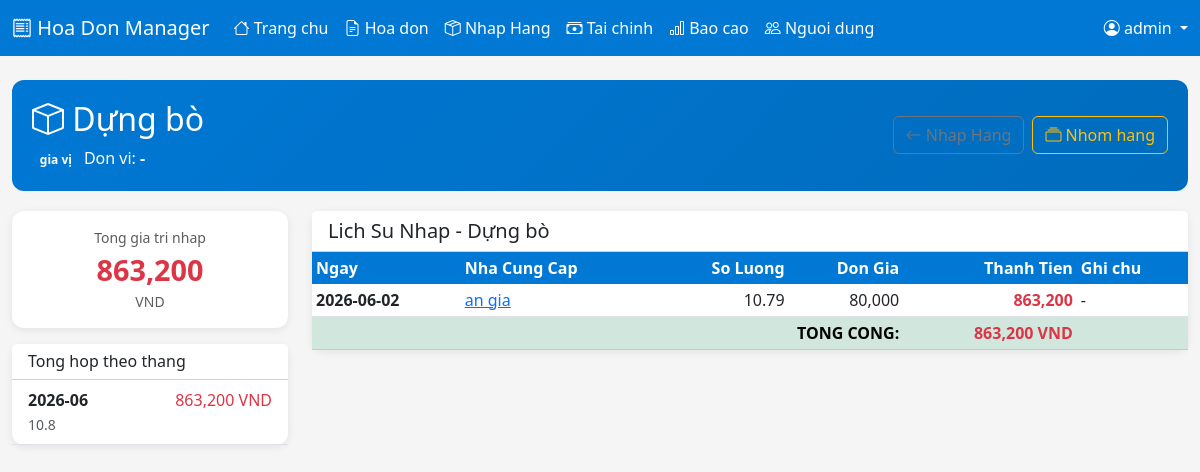
/import/material/1 (signed in), run on the app's committed database.
### tables this page shows
CREATE TABLE imports (
            id INTEGER PRIMARY KEY AUTOINCREMENT,
            date TEXT NOT NULL,
            material_id INTEGER,
            supplier_id INTEGER,
            quantity REAL DEFAULT 0,
            unit_price REAL DEFAULT 0,
            total_price REAL DEFAULT 0,
            notes TEXT,
            created_by TEXT,
            created_at TIMESTAMP DEFAULT CURRENT_TIMESTAMP,
            FOREIGN KEY (material_id) REFERENCES materials(id),
            FOREIGN KEY (supplier_id) REFERENCES suppliers(id)
        );

CREATE TABLE materials (
            id INTEGER PRIMARY KEY AUTOINCREMENT,
            name TEXT NOT NULL,
            unit TEXT DEFAULT '',
            group_id INTEGER,
            created_at TIMESTAMP DEFAULT CURRENT_TIMESTAMP,
            FOREIGN KEY (group_id) REFERENCES material_groups(id)
        );

CREATE TABLE material_groups (
            id INTEGER PRIMARY KEY AUTOINCREMENT,
            name TEXT NOT NULL,
            color TEXT DEFAULT '',
            sort_order INTEGER DEFAULT 0,
            created_at TIMESTAMP DEFAULT CURRENT_TIMESTAMP
        );

CREATE TABLE suppliers (
            id INTEGER PRIMARY KEY AUTOINCREMENT,
            name TEXT NOT NULL,
            phone TEXT,
            address TEXT,
            notes TEXT,
            created_at TIMESTAMP DEFAULT CURRENT_TIMESTAMP
        );

### app.py (the view)
@app.route('/import/material/<int:material_id>')
@login_required
def material_detail(material_id):
    conn = get_db()
    c = conn.cursor()
    c.execute('''SELECT m.*, g.name as group_name, g.color as group_color
        FROM materials m LEFT JOIN material_groups g ON m.group_id = g.id
        WHERE m.id = ?''', (material_id,))
    material = c.fetchone()
    if not material:
        flash('Khong tim thay nguyen lieu!', 'danger')
        return redirect(url_for('materials_page'))
    c.execute('''SELECT i.date, s.name as supplier_name, i.quantity,
        i.unit_price, i.total_price, i.notes, i.id
        FROM imports i
        LEFT JOIN suppliers s ON i.supplier_id = s.id
        WHERE i.material_id = ?
        ORDER BY i.date DESC, i.id DESC''',
        (material_id,))
    imports = c.fetchall()
    total_import = sum(float(i['total_price'] or 0) for i in imports)
    monthly = {}
    for imp in imports:
        m = imp['date'][:7]
        if m not in monthly:
            monthly[m] = {'qty': 0, 'amount': 0}
        monthly[m]['qty'] += float(imp['quantity'] or 0)
        monthly[m]['amount'] += float(imp['total_price'] or 0)
    conn.close()
    return render_template('material_detail.html',
        material=material, imports=imports,
        total_import=total_import, monthly=monthly)

### app.py (called while the page is built, shortened)
def get_db():
    if USE_PG:
        import psycopg2
        conn = psycopg2.connect(os.environ['DATABASE_URL'])
    else:
        conn = sqlite3.connect(DATABASE)
        conn.row_factory = sqlite3.Row
    class Wrapper:
        def __init__(self, conn, use_pg):
            self._conn = conn
            self._use_pg = use_pg
        def cursor(self):
            return HybridCursor(self._conn.cursor(), self._use_pg)
        def close(self):
            self._conn.close()
    return Wrapper(conn, USE_PG)

def login_required(f):
    @wraps(f)
    def decorated(*args, **kwargs):
        if 'user_id' not in session:
            return redirect(url_for('login'))
        return f(*args, **kwargs)
    return decorated

@app.context_processor
def inject_user():
    if 'user_id' not in session:
        return {'notif_count': 0}
    conn = get_db()
    c = conn.cursor()
    c.execute('SELECT COUNT(*) FROM notifications WHERE user_id=? AND is_read=0', (session['user_id'],))
    count = c.fetchone()[0]
    conn.close()
    return {'notif_count': count}

@app.before_request
def before():
    pass

    def execute(self, sql, params=None):
        if params is not None:
            if self._use_pg:
                sql = sql.replace('?', '%s')
            self._cursor.execute(sql, params)
        else:
            self._cursor.execute(sql)
        if self._use_pg:
            self._col_names = [desc[0] for desc in self._cursor.description] if self._cursor.description else []
        return self

    def fetchone(self):
        row = self._cursor.fetchone()
        if row is None:
            return None
        return row

    def fetchall(self):
        rows = self._cursor.fetchall()
        return rows

### templates/material_detail.html (shortened to what this page needs)
{% extends "base.html" %}
{% block content %}
<div class="page-header d-flex justify-content-between align-items-center">
    <div>
        <h2><i class="bi bi-box"></i> {{ material.name }}</h2>
        <p class="mb-0">
            {% if material.group_name %}
            <span class="badge" style="background:{{ material.group_color or '#0078D4' }}">{{ material.group_name }}</span>
            {% endif %}
            Don vi: <strong>{{ material.unit or '-' }}</strong>
        </p>
    </div>
    <div class="d-flex gap-2">
        <a href="{{ url_for('import_page') }}" class="btn btn-outline-secondary"><i class="bi bi-arrow-left"></i> Nhap Hang</a>
        <a href="{{ url_for('group_detail', group_id=material.group_id or 0) }}" class="btn btn-outline-warning">
            <i class="bi bi-collection"></i> Nhom hang
        </a>
    </div>
</div>
<div class="row">
    <div class="col-md-3">
        <div class="card text-center mb-3">
            <div class="card-body">
                <div class="text-muted small">Tong gia tri nhap</div>
                <div class="stat-value text-danger">{{ "{:,.0f}".format(total_import) }}</div>
                <div class="small text-muted">VND</div>
            </div>
        </div>
        <div class="card">
            <div class="card-header bg-white"><h6 class="mb-0">Tong hop theo thang</h6></div>
            <div class="card-body p-0">
                {% if monthly %}
                {% for m, data in monthly.items()|sort(reverse=true) %}
                <div class="px-3 py-2 border-bottom">
                    <div class="d-flex justify-content-between">
                        <strong>{{ m }}</strong>
                        <span class="text-danger">{{ "{:,.0f}".format(data.amount) }} VND</span>
                    </div>
                    <small class="text-muted">{{ "{:,.1f}".format(data.qty) }} {{ material.unit }}</small>
                </div>
                {% endfor %}
                {% else %}
                <p class="text-muted text-center p-3 mb-0">Chua co du lieu.</p>
                {% endif %}
            </div>
        </div>
    </div>
    <div class="col-md-9">
        <div class="card">
            <div class="card-header bg-white"><h5 class="mb-0">Lich Su Nhap - {{ material.name }}</h5></div>
            <div class="card-body p-0">
                {% if imports %}
                <div class="table-responsive">
                    <table class="table table-sm table-hover mb-0">
                        <thead>
                            <tr>
                                <th>Ngay</th>
                                <th>Nha Cung Cap</th>
                                <th class="text-end">So Luong</th>
                                <th class="text-end">Don Gia</th>
                                <th class="text-end">Thanh Tien</th>
                                <th>Ghi chu</th>
                            </tr>
                        </thead>
                        <tbody>
                            {% for imp in imports %}
                            <tr>
                                <td><strong>{{ imp.date }}</strong></td>
                                <td>
                                    <a href="{{ url_for('supplier_detail', supplier_id=imp.supplier_id) if imp.supplier_id else '#' }}">
                                        {{ imp.supplier_name or '-' }}
                                    </a>
                                </td>
                                <td class="text-end">{{ "{:,.2f}".format(imp.quantity) }} {{ material.unit }}</td>
                                <td class="text-end">{{ "{:,.0f}".format(imp.unit_price) }}</td>
                                <td class="text-end text-danger fw-bold">{{ "{:,.0f}".format(imp.total_price) }}</td>
                                <td>{{ imp.notes or '-' }}</td>
                            </tr>
                            {% endfor %}
                        </tbody>
                        <tfoot>
                            <tr class="table-success">
                                <td colspan="4" class="text-end"><strong>TONG CONG:</strong></td>
                                <td class="text-end"><strong class="text-danger">{{ "{:,.0f}".format(total_import) }} VND</strong></td>
                                <td></td>
                            </tr>
                        </tfoot>
                    </table>
                </div>
                {% else %}
                <p class="text-muted text-center p-4 mb-0">Chua co phieu nhap nao cho nguyen lieu nay.</p>
                {% endif %}
            </div>
        </div>
    </div>
</div>
{% endblock %}

### templates/base.html (shortened to what this page needs)
<!DOCTYPE html>
<html lang="vi">
<head>
    <link href="https://cdn.jsdelivr.net/npm/bootstrap@5.3.0/dist/css/bootstrap.min.css" rel="stylesheet">
    <link rel="stylesheet" href="https://cdnjs.cloudflare.com/ajax/libs/bootstrap-icons/1.10.0/font/bootstrap-icons.min.css">
</head>
<body>
    {% block nav %}
    <nav class="navbar navbar-expand-lg navbar-dark">
        <div class="container-fluid">
            <a class="navbar-brand" href="{{ url_for('dashboard') }}"><i class="bi bi-receipt"></i> Hoa Don Manager</a>
            <div class="collapse navbar-collapse" id="navbarNav">
                <ul class="navbar-nav me-auto">
                    <li class="nav-item"><a class="nav-link" href="{{ url_for('dashboard') }}"><i class="bi bi-house"></i> Trang chu</a></li>
                    <li class="nav-item"><a class="nav-link" href="{{ url_for('invoices') }}"><i class="bi bi-file-earmark-text"></i> Hoa don</a></li>
                    <li class="nav-item"><a class="nav-link" href="{{ url_for('import_page') }}"><i class="bi bi-box-seam"></i> Nhap Hang</a></li>
                    <li class="nav-item"><a class="nav-link" href="{{ url_for('finance') }}"><i class="bi bi-cash-stack"></i> Tai chinh</a></li>
                    <li class="nav-item"><a class="nav-link" href="{{ url_for('report') }}"><i class="bi bi-bar-chart"></i> Bao cao</a></li>
                    {% if session.role == 'admin' %}
                    <li class="nav-item"><a class="nav-link" href="{{ url_for('users') }}"><i class="bi bi-people"></i> Nguoi dung</a></li>
                    {% endif %}
                </ul>
                <div class="dropdown">
                    <a class="nav-link dropdown-toggle" href="#" role="button" data-bs-toggle="dropdown">
                        <i class="bi bi-person-circle"></i> {{ session.username }}
                    </a>
                </div>
            </div>
        </div>
    </nav>
    {% endblock %}
    <div class="container-fluid py-4">
        {% block content %}{% endblock %}
    </div>
</body>
</html>

### templates/base.html (style rules this page uses)
:root { --primary: #0078D4; --success: #107C10; --danger: #D13438; --warning: #FFC107; }
body { background-color: #f5f5f5; font-family: 'Segoe UI', Tahoma, sans-serif; }
.navbar { background-color: var(--primary) !important; }
.navbar-brand, .nav-link { color: white !important; }
.card { border: none; border-radius: 12px; box-shadow: 0 2px 8px rgba(0,0,0,0.08); }
.table thead th { background-color: var(--primary); color: white; border: none; }
.page-header { background: linear-gradient(135deg, var(--primary) 0%, #006cbd 100%); color: white; padding: 20px; border-radius: 12px; margin-bottom: 20px; }
.stat-value { font-size: 1.8rem; font-weight: 700; }

### data on the page
imports: username "admin", date "2026-06-02", name "an gia", quantity "10.79", unit_price "80,000", total_price "863,200", notes "-"
materials: name "Dựng bò", unit "-"
material_groups: group_name "gia vị"

### other printed values
{{ "{:,.0f}".format(total_import) }} "863,200"
{{ m }} "2026-06"
{{ "{:,.0f}".format(data.amount) }} "863,200"
{{ "{:,.1f}".format(data.qty) }} "10.8"
